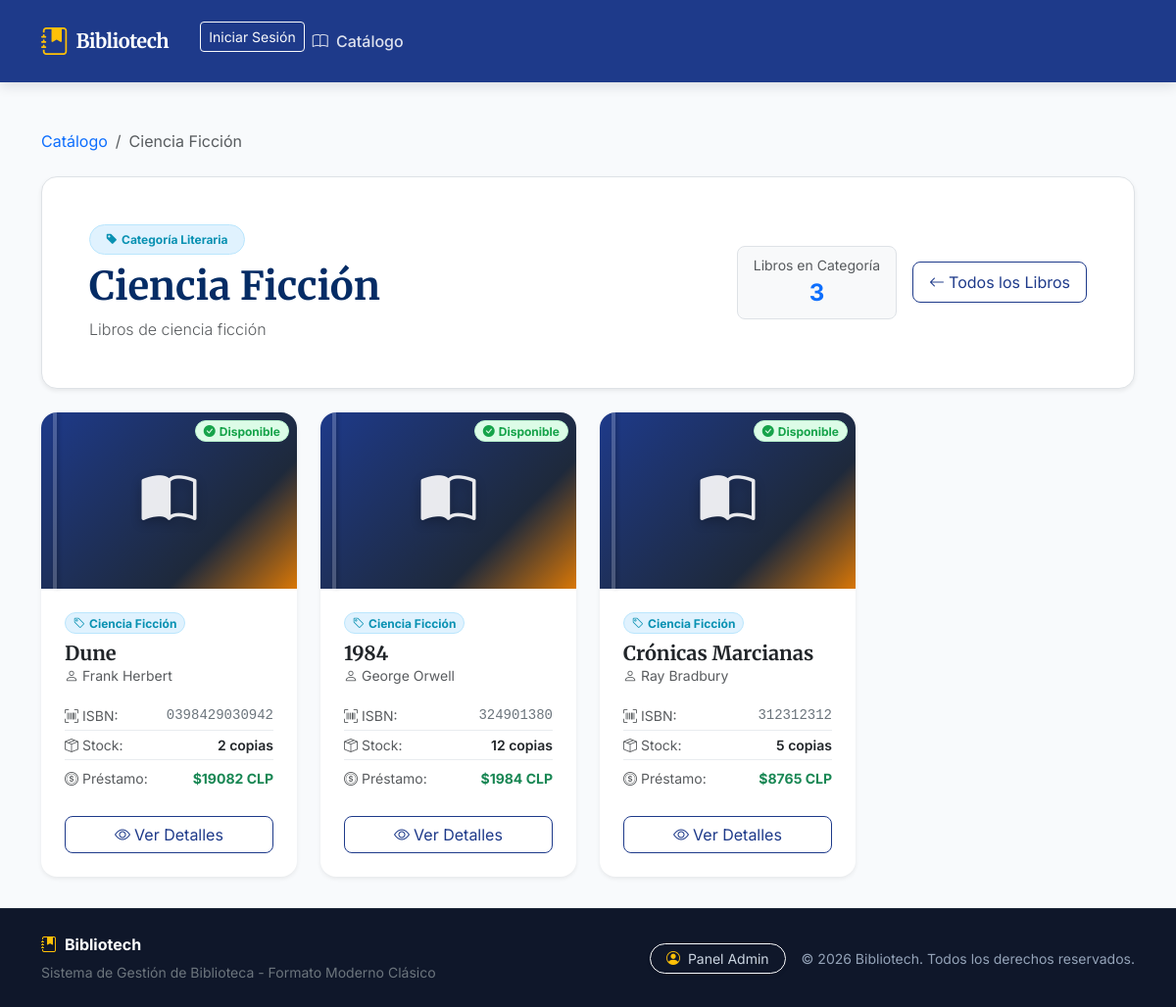
The page /categorias/2/ on the database its author committed.
### biblioteca/models.py (models this page shows, shortened)
class Categoria(models.Model):
    nombre = models.CharField(max_length=30, verbose_name="Nombre")
    descripcion = models.TextField(blank=True, null=True)

class Libro(models.Model):
    isbn = models.CharField(max_length=20, unique=True, verbose_name="ISBN")
    titulo = models.CharField(max_length=150, verbose_name='Título del Libro')
    autor = models.CharField(max_length=100, verbose_name='Autor')
    precio_prestamo = models.IntegerField(verbose_name='Precio Préstamo ($ CLP)')
    stock_copias = models.IntegerField(verbose_name='Copias Disponibles')
    disponible = models.BooleanField(default=True, verbose_name='Disponible')
    fecha_publicacion = models.DateField(verbose_name='Fecha de Publicación', null=True)
    categoria = models.ForeignKey(Categoria, on_delete=models.CASCADE, null=True, blank=True, related_name='libros')

### biblioteca/views.py (the view)
# urls.py: path('categorias/<int:id>/', views.libros_por_categoria, name='libros_por_categoria'),
def libros_por_categoria(request, id=None, cat=None):
    cat_id = id if id is not None else cat
    categoria = get_object_or_404(Categoria, id=cat_id)
    libros = Libro.objects.filter(categoria=categoria).select_related('categoria')
    contexto = {
        'libros': libros,
        'categoria': categoria,
        'total_libros': libros.count()
    }
    return render(request, 'templates_con_ia/libros_por_categoria.html', contexto)

### biblioteca/templates/templates_con_ia/libros_por_categoria.html (shortened to what this page needs)
{% extends "templates_con_ia/base.html" %}
{% block content %}
<div class="container py-2">
    <nav aria-label="breadcrumb" class="mb-4">
        <ol class="breadcrumb">
            <li class="breadcrumb-item"><a href="{% url 'lista_libros' %}" class="text-decoration-none">Catálogo</a></li>
            <li class="breadcrumb-item active" aria-current="page">{{ categoria.nombre }}</li>
        </ol>
    </nav>
    <div class="bg-white border rounded-4 p-4 p-md-5 mb-4 shadow-sm">
        <div class="d-flex flex-column flex-md-row justify-content-between align-items-start align-items-md-center gap-3">
            <div>
                <span class="badge badge-category px-3 py-2 rounded-pill mb-2">
                    <i class="bi bi-tag-fill me-1"></i>Categoría Literaria
                </span>
                <h1 class="display-6 fw-bold text-primary-emphasis mb-2">{{ categoria.nombre }}</h1>
                {% if categoria.descripcion %}
                <p class="text-muted mb-0 lead fs-6">{{ categoria.descripcion }}</p>
                {% else %}
                <p class="text-muted mb-0">Mostrando libros pertenecientes al género o sección de {{ categoria.nombre }}.</p>
                {% endif %}
            </div>
            <div class="d-flex align-items-center gap-3">
                <div class="text-center bg-light border rounded-3 px-3 py-2">
                    <span class="d-block small text-muted">Libros en Categoría</span>
                    <strong class="fs-4 text-primary">{{ total_libros }}</strong>
                </div>
                <a href="{% url 'lista_libros' %}" class="btn btn-outline-primary rounded-3 px-3 py-2">
                    <i class="bi bi-arrow-left me-1"></i>Todos los Libros
                </a>
            </div>
        </div>
    </div>
    <div class="row row-cols-1 row-cols-md-2 row-cols-lg-3 row-cols-xl-4 g-4">
        {% for libro in libros %}
        <div class="col">
            <article class="card h-100 shadow-sm border-0 book-card">
                <div class="book-cover-header">
                    <i class="bi bi-book-half book-cover-icon"></i>
                    <span class="position-absolute top-0 end-0 m-2 badge {% if libro.disponible and libro.stock_copias > 0 %}badge-available{% else %}badge-unavailable{% endif %} px-2 py-1 rounded-pill">
                        {% if libro.disponible and libro.stock_copias > 0 %}
                            <i class="bi bi-check-circle-fill me-1"></i>Disponible
                        {% else %}
                            <i class="bi bi-x-circle-fill me-1"></i>Agotado
                        {% endif %}
                    </span>
                </div>
                <div class="card-body d-flex flex-column p-4">
                    <span class="badge badge-category align-self-start mb-2 px-2 py-1 rounded-pill">
                        <i class="bi bi-tag me-1"></i>{{ categoria.nombre }}
                    </span>
                    <h2 class="card-title h5 fw-bold mb-1 text-truncate" title="{{ libro.titulo }}">{{ libro.titulo }}</h2>
                    <p class="card-subtitle text-muted small mb-3">
                        <i class="bi bi-person me-1"></i>{{ libro.autor }}
                    </p>
                    <ul class="list-unstyled small mb-4 mt-auto">
                        <li class="d-flex justify-content-between py-1 border-bottom border-light-subtle">
                            <span class="text-muted"><i class="bi bi-upc-scan me-1"></i>ISBN:</span>
                            <span class="font-monospace text-secondary">{{ libro.isbn }}</span>
                        </li>
                        <li class="d-flex justify-content-between py-1 border-bottom border-light-subtle">
                            <span class="text-muted"><i class="bi bi-box-seam me-1"></i>Stock:</span>
                            <span class="fw-semibold">{{ libro.stock_copias }} copias</span>
                        </li>
                        <li class="d-flex justify-content-between py-1 pt-2">
                            <span class="text-muted"><i class="bi bi-coin me-1"></i>Préstamo:</span>
                            <span class="fw-bold text-success">${{ libro.precio_prestamo }} CLP</span>
                        </li>
                    </ul>
                    <a href="{% url 'detalle_libro' libro.id %}" class="btn btn-outline-primary w-100 rounded-3 mt-auto">
                        <i class="bi bi-eye me-1"></i>Ver Detalles
                    </a>
                </div>
            </article>
        </div>
        {% endfor %}
    </div>
</div>
{% endblock %}

### biblioteca/templates/templates_con_ia/base.html (style rules this page uses)
:root { --bibliotech-primary: #1E3A8A; --bibliotech-primary-dark: #172554; --bibliotech-secondary: #D97706; --bibliotech-accent: #0891B2; --bibliotech-bg: #F8FAFC; --bibliotech-surface: #FFFFFF; --bibliotech-success: #16A34A; --bibliotech-danger: #DC2626; --font-serif: 'Merriweather', Georgia, serif; --font-sans: 'Inter', -apple-system, BlinkMacSystemFont, "Segoe UI", Roboto, sans-serif; }
body { font-family: var(--font-sans); background-color: var(--bibliotech-bg); color: #1E293B; min-height: 100vh; display: flex; flex-direction: column; }
h1, h2, h3, h4, h5, h6, .font-serif, .navbar-brand { font-family: var(--font-serif); }
.btn-outline-primary { color: var(--bibliotech-primary); border-color: var(--bibliotech-primary); }
.book-card { transition: transform 0.25s ease, box-shadow 0.25s ease; background-color: var(--bibliotech-surface); border-radius: 1rem; overflow: hidden; }
.book-cover-header { height: 180px; background: linear-gradient(135deg, #1E3A8A 0%, #1e293b 70%, #D97706 100%); display: flex; align-items: center; justify-content: center; position: relative; color: #FFFFFF; padding: 1.5rem; text-align: center; }
.book-cover-header::after { content: ""; position: absolute; left: 12px; top: 0; bottom: 0; width: 4px; background: rgba(255, 255, 255, 0.2); box-shadow: 2px 0 4px rgba(0, 0, 0, 0.2); }
.book-cover-icon { font-size: 3.5rem; opacity: 0.9; filter: drop-shadow(0 4px 6px rgba(0,0,0,0.3)); }
.badge-available { background-color: #DCFCE7; color: var(--bibliotech-success); border: 1px solid #BBF7D0; }
.badge-category { background-color: #E0F2FE; color: var(--bibliotech-accent); border: 1px solid #BAE6FD; }

### rows shown on the page
Categoria: nombre "Ciencia Ficción", descripcion "Libros de ciencia ficción"
Libro: disponible True (drawn), titulo "Dune", autor "Frank Herbert", isbn "0398429030942", stock_copias "2", precio_prestamo "19082"
Libro: disponible True (drawn), titulo "1984", autor "George Orwell", isbn "324901380", stock_copias "12", precio_prestamo "1984"
Libro: disponible True (drawn), titulo "Crónicas Marcianas", autor "Ray Bradbury", isbn "312312312", stock_copias "5", precio_prestamo "8765"

### other values the page prints
{{ total_libros }} "3"
